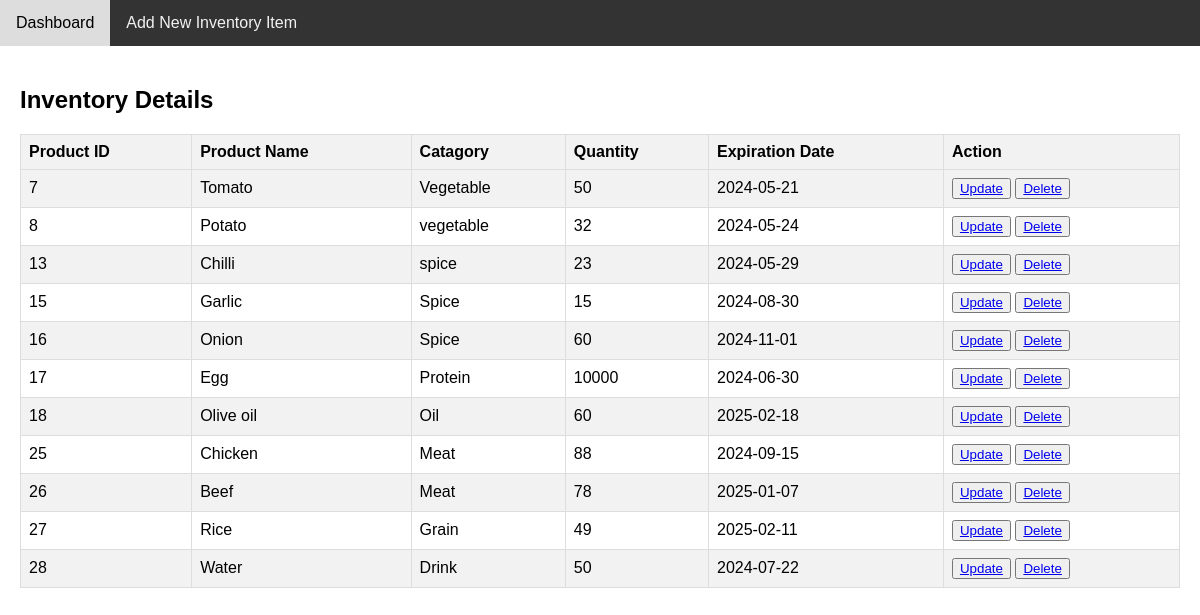
Screenshot of /Restaurant/inventory/inventory.php (signed in) with the database file from the repository.
### tables this page shows
CREATE TABLE `inventory` (
  `Product_ID` int(10) NOT NULL,
  `Product_Name` varchar(30) DEFAULT NULL,
  `Catagory` varchar(30) DEFAULT NULL,
  `Quantity` int(3) DEFAULT NULL,
  `Expiration_Date` date DEFAULT NULL,
  `Restaurant_ID` int(10) NOT NULL
);

### Restaurant/inventory/inventory.php (the view, shortened to what this page needs)
<!DOCTYPE html>
<html>
<head>
    <link rel="stylesheet" type="text/css" href="inventory.css">
    <link rel="stylesheet" href="https://cdnjs.cloudflare.com/ajax/libs/font-awesome/4.7.0/css/font-awesome.min.css">
</head>
<body>
<div class="topnav">
  <a href="http://localhost/dbdine/Restaurant/r_dashboard/r_dashboard.php">Dashboard</a>
  <a href="http://localhost/dbdine/Restaurant/inventory/in_add.php">Add New Inventory Item</a>
</div>
<div class="content">
  <h2>Inventory Details</h2>
  <?php
   include("../../admin/db.php");
   $Restaurant_ID = $_SESSION['Restaurant_ID'];
$sql = "SELECT * FROM inventory where Restaurant_ID = ?";
$stmt1 = $conn->prepare($sql);
$stmt1->bind_param("i", $Restaurant_ID);
$stmt1->execute();
$result1 = $stmt1->get_result();
echo "<table border='1'>";
echo "<tr><th>Product ID</th>
        <th>Product Name</th>
        <th>Catagory</th>
        <th>Quantity</th>
        <th>Expiration Date</th>
        <th>Action</th>
        </tr>";
while($row = $result1->fetch_assoc()) {
    echo "<tr>
    <td>".$row["Product_ID"]."</td>
    <td>".$row["Product_Name"]."</td>
    <td>".$row["Catagory"]."</td>
    <td>".$row["Quantity"]."</td>
    <td>".$row["Expiration_Date"]."</td>
    <td>
    <button><a href='./inventory_update.php?Product_ID=$row[Product_ID]'>Update</a></button>
    <button><a href='./inventory_delete.php?Product_ID=$row[Product_ID]'>Delete</a></button>
</td>
    </tr>";
}
echo "</table>";
  ?>
</div>
</body>
</html>

### Restaurant/inventory/inventory.css (style rules this page uses)
body { font-family: Arial, sans-serif; margin: 0; padding: 0; }
.topnav { overflow: hidden; background-color: #333; }
.topnav a { float: left; color: #f2f2f2; text-align: center; padding: 14px 16px; text-decoration: none; }
.content { padding: 20px; }
table { border-collapse: collapse; width: 100%; border: 1px solid #ddd; }
th, td { border: 1px solid #ddd; padding: 8px; text-align: left; }
th { background-color: #f2f2f2; }
tr:nth-child(even) { background-color: #f2f2f2; }

### rows the page displays
inventory: Product_ID "7", Product_Name "Tomato", Catagory "Vegetable", Quantity "50", Expiration_Date "2024-05-21"
inventory: Product_ID "8", Product_Name "Potato", Catagory "vegetable", Quantity "32", Expiration_Date "2024-05-24"
inventory: Product_ID "13", Product_Name "Chilli", Catagory "spice", Quantity "23", Expiration_Date "2024-05-29"
inventory: Product_ID "15", Product_Name "Garlic", Catagory "Spice", Quantity "15", Expiration_Date "2024-08-30"
inventory: Product_ID "16", Product_Name "Onion", Catagory "Spice", Quantity "60", Expiration_Date "2024-11-01"
inventory: Product_ID "17", Product_Name "Egg", Catagory "Protein", Quantity "10000", Expiration_Date "2024-06-30"
inventory: Product_ID "18", Product_Name "Olive oil", Catagory "Oil", Quantity "60", Expiration_Date "2025-02-18"
inventory: Product_ID "25", Product_Name "Chicken", Catagory "Meat", Quantity "88", Expiration_Date "2024-09-15"
inventory: Product_ID "26", Product_Name "Beef", Catagory "Meat", Quantity "78", Expiration_Date "2025-01-07"
inventory: Product_ID "27", Product_Name "Rice", Catagory "Grain", Quantity "49", Expiration_Date "2025-02-11"
inventory: Product_ID "28", Product_Name "Water", Catagory "Drink", Quantity "50", Expiration_Date "2024-07-22"
